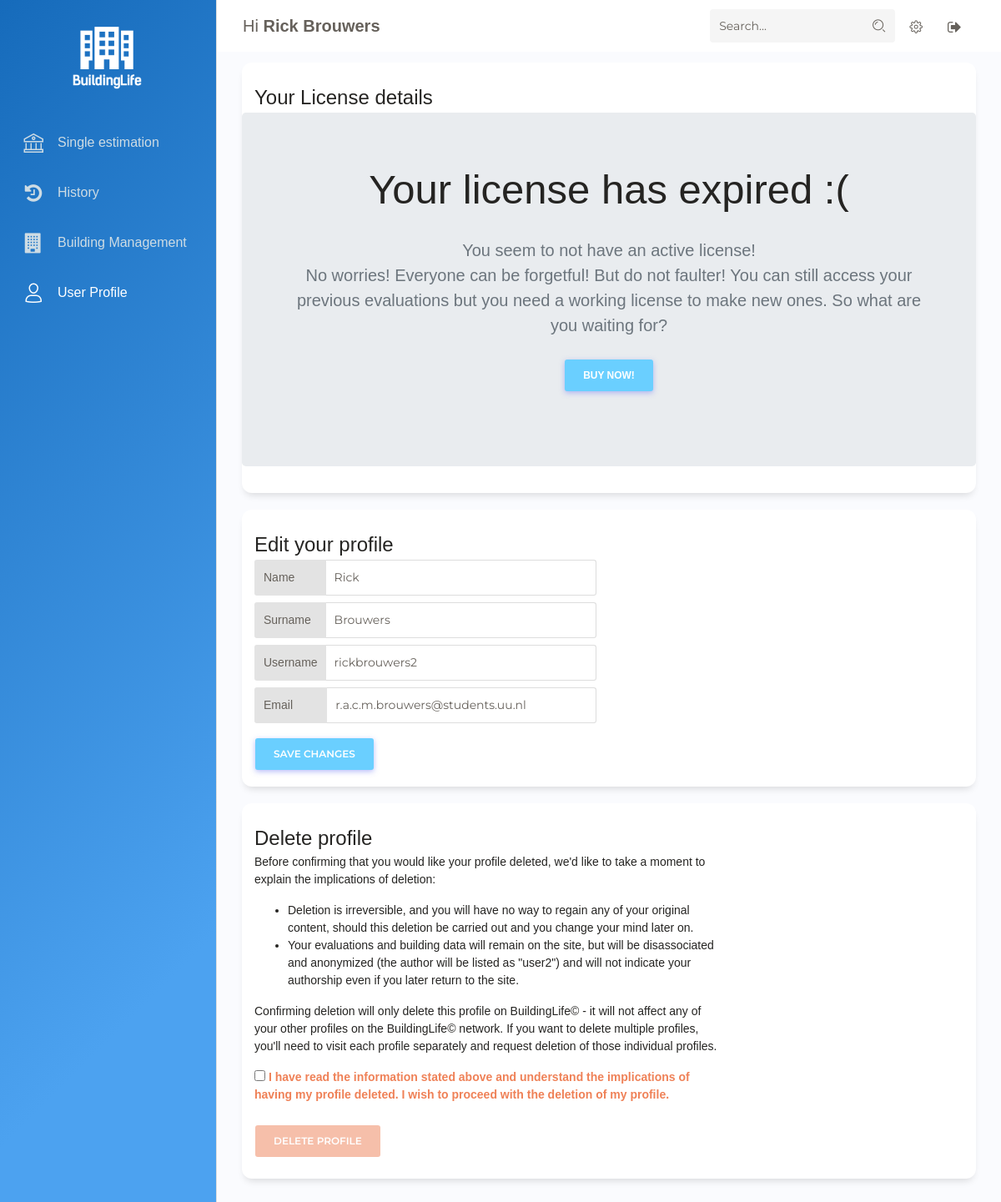
Page /UserProfile (signed in) on the committed database.
### app/models.py (models this page shows, shortened)
class User(UserMixin, db.Model):
	__tablename__ = "user"
	id 						= db.Column(db.Integer, primary_key=True)
	name 					= db.Column(db.String(120))
	surname 				= db.Column(db.String(120))
	username 				= db.Column(db.String(64), index=True, unique=True)
	email 					= db.Column(db.String(120), index=True, unique=True)
	password_hash 			= db.Column(db.String(128))
	isConfirmed 			= db.Column(db.Boolean, default = False)

### app/routes.py (the view)
@app.route('/UserProfile', methods=['GET', 'POST'])
@login_required
def UserProfile():
	update_user_license_form = UpdateUserLicenseForm()
	license = License.query.filter(License.user_id == User.id).first()
	'''
	if update_user_license_form.validate_on_submit():
		license = License.query.filter(License.user_id == User.id).first()
	elif request.method == 'GET':
		update_user_license_form.bought_at.data 		= license.start_date
		update_user_license_form.expires.data 			= license.end_date
		update_user_license_form.id 					= license.id
	'''
	edit_user_profile_form = EditUserProfileForm()
	if edit_user_profile_form.validate_on_submit():
		current_user.username 	= edit_user_profile_form.user_display_username.data
		current_user.name 		= edit_user_profile_form.user_display_name.data
		current_user.surname 	= edit_user_profile_form.user_display_surname.data
		current_user.email 		= edit_user_profile_form.user_display_email.data
		db.session.commit()
		return redirect(url_for('UserProfile'))
	elif request.method == 'GET':
		edit_user_profile_form.user_display_username.data 	= current_user.username
		edit_user_profile_form.user_display_name.data 		= current_user.name
		edit_user_profile_form.user_display_surname.data 	= current_user.surname
		edit_user_profile_form.user_display_email.data 		= current_user.email
	delete_user_profile_form = DeleteUserProfileForm()
	if delete_user_profile_form.validate_on_submit():
		User.query.filter(User.username == current_user.username).delete()
		db.session.commit()
		return redirect(url_for('index'))
	user = User.query.filter_by(username=current_user.username).first_or_404()
	return render_template('userprofile.html',
		user = user,
		edit_user_profile_form = edit_user_profile_form,
		delete_user_profile_form = delete_user_profile_form,
		license = license,
		update_user_license_form = update_user_license_form)

### app/forms.py (shortened to what this page needs)
class UpdateUserLicenseForm(FlaskForm):
	expiration_date = StringField(label = '')
	license_hash 	= StringField(label = '')
	submit 			= SubmitField('Update License')

class EditUserProfileForm(FlaskForm):
	user_display_name 		= StringField(label='Display user name')
	user_display_surname	= StringField(label='Display user surname')
	user_display_username	= StringField(label='Display user username')
	user_display_email		= StringField(label='email', validators=[Email(message='Invalid email'), Length(max=50)])
	submit = SubmitField('Save Changes')

### app/routes.py (called while the page is built)
@login_manager.user_loader
def load_user(user_id):
	return User.query.get(int(user_id))

### app/templates/userprofile.html (shortened to what this page needs)
{% extends "base.html" %}
{% block content %}
<div class="main-panel">
  <nav class="navbar navbar-expand-lg navbar-absolute fixed-top navbar-transparent">
    <div class="container-fluid">
      <div class="navbar-wrapper">
        <a class="navbar-brand" href="#pablo">Hi <strong>{{ user.name }} {{ user.surname }}</strong></a>
      </div>
      <div class="collapse navbar-collapse justify-content-end" id="navigation">
        <form action="" method="post">
          <div class="input-group no-border">
            <input type="text" value="" class="form-control" placeholder="Search...">
            <div class="input-group-append">
              <div class="input-group-text">
                <i class="nc-icon nc-zoom-split"></i>
              </div>
            </div>
          </div>
        </form>
        <ul class="navbar-nav">
          <li class="nav-item">
            <a class="nav-link btn-rotate">
              <i class="nc-icon nc-settings-gear-65"></i>
            </a>
          </li>
          <li class="nav-item">
            <a class="nav-link btn-rotate" href="{{url_for('logout')}}">
              <i class="fa fa-sign-out"></i>
            </a>
          </li>
        </ul>
      </div>
    </div>
  </nav>
  <div class="content">
    <form action="" method="POST">
      <div class="row">
        <div class="col-md-12">
          <div class="card ">
            <div class="card-header ">
              <h4 class="card-title mb-0">Your License details</h4>
            </div>
            <form action="" method="POST">
              {% if license %}
              {{ update_user_license_form.hidden_tag() }}
              <div class="col-sm-7 col-sm-offset-3">
                <div class="input-group input-group-sm mb-2 input-group-xs2">
                  <div class="input-group-prepend">
                    <div class="input-group-text" id="inputGroup-sizing-sm">Expires at:</div>
                  </div>
                  {{update_user_license_form.expiration_date(class ="form-control", placeholder=license.end_date) }}
                </div>
                <div class="input-group input-group-sm mb-2 input-group-xs5">
                  <div class="input-group-prepend">
                    <div class="input-group-text" id="inputGroup-sizing-sm">License:&nbsp;&nbsp;&nbsp;</div>
                  </div>
                  {{update_user_license_form.license_hash(class ="form-control", placeholder=license.license_hash) }}
                </div>
                <!--
                <div class="form-group">
                  {{ update_user_license_form.submit(class="btn btn-primary") }}
                </div>
                -->
              </div>
              {% else %}
              <section class="jumbotron text-center">
                <div class="container">
                  <h1 class="jumbotron-heading">Your license has expired :(</h1>
                  <p class="lead text-muted">You seem to not have an active license! <br>
                  No worries! Everyone can be forgetful! But do not faulter! You can still access your previous evaluations but you need a working license to make new ones. So what are you waiting for?</p>
                  <p>
                    <a href="{{url_for('purchase')}}" class="btn btn-primary">Buy now!</a>
                  </p>
                </div>
              </section>
              {% endif %}
            </form>
          </div>
        </div>
      </div>
    </form>
    <form action="" method="POST">
      <div class="row">
        <div class="col-md-12">
          <div class="card ">
            <div class="card-header ">
              <h4 class="card-title mb-0">Edit your profile</h4>
            </div>
            <form action="" method="POST">
              <div class="col-sm-6 col-sm-offset-3">
                <div class="input-group input-group-sm mb-2 input-group-xs5">
                  <div class="input-group-prepend">
                    <div class="input-group-text" id="inputGroup-sizing-sm">Name&nbsp;&nbsp;&nbsp;&nbsp;&nbsp;&nbsp;&nbsp;</div>
                  </div>
                  {{edit_user_profile_form.user_display_name(class ="form-control", placeholder=user.name) }}
                </div>
                <div class="input-group input-group-sm mb-2 input-group-xs2">
                  <div class="input-group-prepend">
                    <div class="input-group-text" id="inputGroup-sizing-sm">Surname&nbsp;&nbsp;</div>
                  </div>
                  {{edit_user_profile_form.user_display_surname(class ="form-control", placeholder=user.surname) }}
                </div>
                <div class="input-group input-group-sm mb-2 input-group-xs2">
                  <div class="input-group-prepend">
                    <div class="input-group-text" id="inputGroup-sizing-sm">Username</div>
                  </div>
                  {{edit_user_profile_form.user_display_username(class ="form-control", placeholder=user.username) }}
                </div>
                <div class="input-group input-group-sm mb-2 input-group-xs2">
                  <div class="input-group-prepend">
                    <div class="input-group-text" id="inputGroup-sizing-sm">Email&nbsp;&nbsp;&nbsp;&nbsp;&nbsp;&nbsp;&nbsp;&nbsp;</div>
                  </div>
                  {{edit_user_profile_form.user_display_email(class ="form-control", placeholder=user.username) }}
                </div>
                <div class="form-group">
                  {{ edit_user_profile_form.submit(class="btn btn-primary") }}
                </div>
              </div>
            </form>
          </div>
        </div>
      </div>
    </form>
    <form action="" method="POST">
      <div class="row">
        <div class="col-md-12">
          <div class="card ">
            <div class="card-header ">
              <h4 class="card-title mb-0">Delete profile</h4>
            </div>
            <form action="" method="POST">
              <div class="col-sm-8 col-sm-offset-0">
                <p>
                  Before confirming that you would like your profile deleted, we'd like to take a moment to explain the implications of deletion:
                <ul>
                  <li>
                    Deletion is irreversible, and you will have no way to regain any of your original content, should this deletion be carried out and you change your mind later on.
                  </li>
                  <li>
                    Your evaluations and building data will remain on the site, but will be disassociated and anonymized (the author will be listed as "user{{ user.id }}") and will not indicate your authorship even if you later return to the site.
                  </li>
                </ul>
                  Confirming deletion will only delete this profile on BuildingLife&copy; - it will not affect any of your other profiles on the BuildingLife&copy; network. If you want to delete multiple profiles, you'll need to visit each profile separately and request deletion of those individual profiles.
                </p>
                <p style="color: #EF8157; font-weight: bold;">
                  <input type="checkbox" id="termsChkbx " onchange="isChecked(this, 'sub1')"/>  I have read the information stated above and understand the implications of having my profile deleted. I wish to proceed with the deletion of my profile.
                </p>
                <p>
                  <div class="form-group">
                    {{ delete_user_profile_form.submit(class="btn btn-danger", id="sub1", disabled="disabled") }}
                  </div>
                </p>
              </div>
            </form>
          </div>
        </div>
      </div>
    </form>
  </div>
</div>
{% endblock %}

### rows in the picture
User: name "Rick", surname "Brouwers", id "2"
